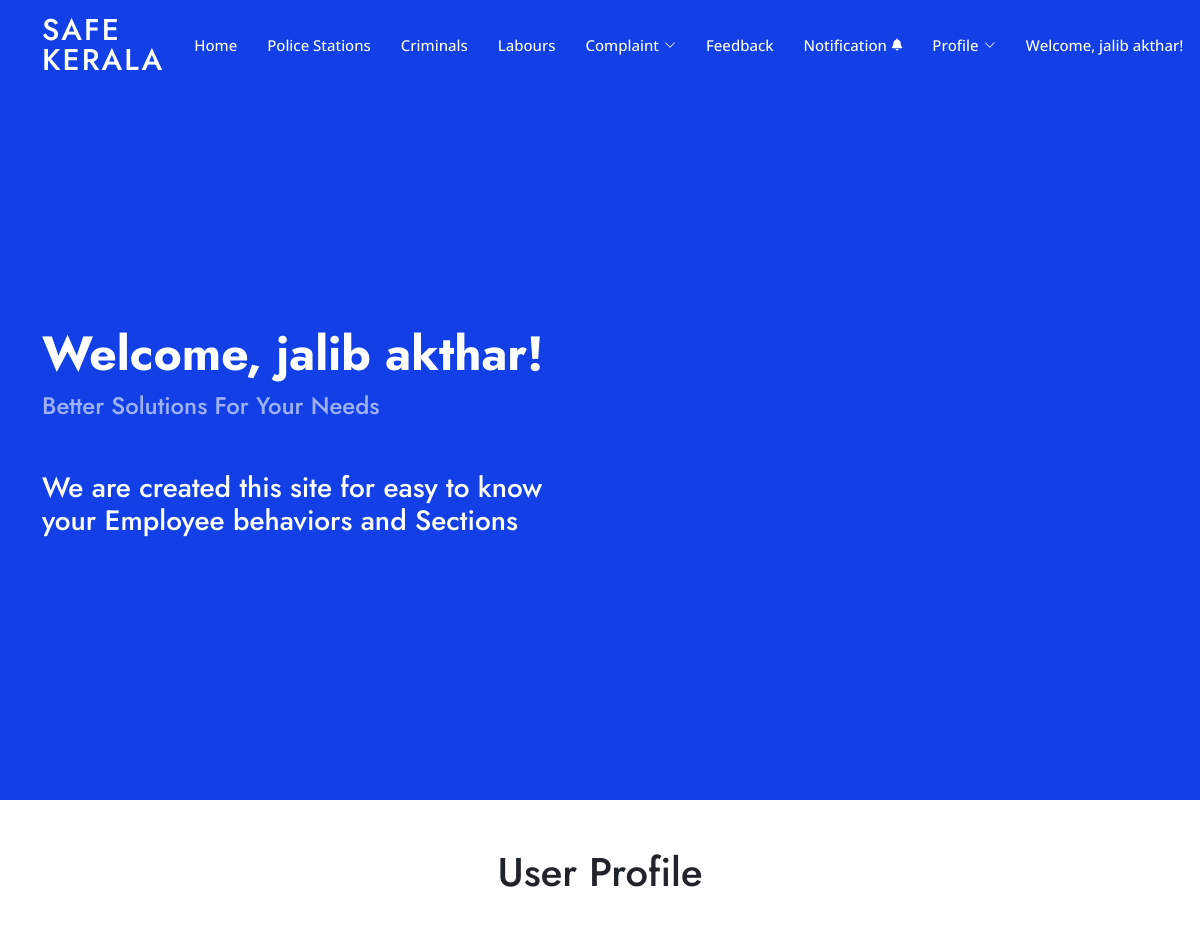
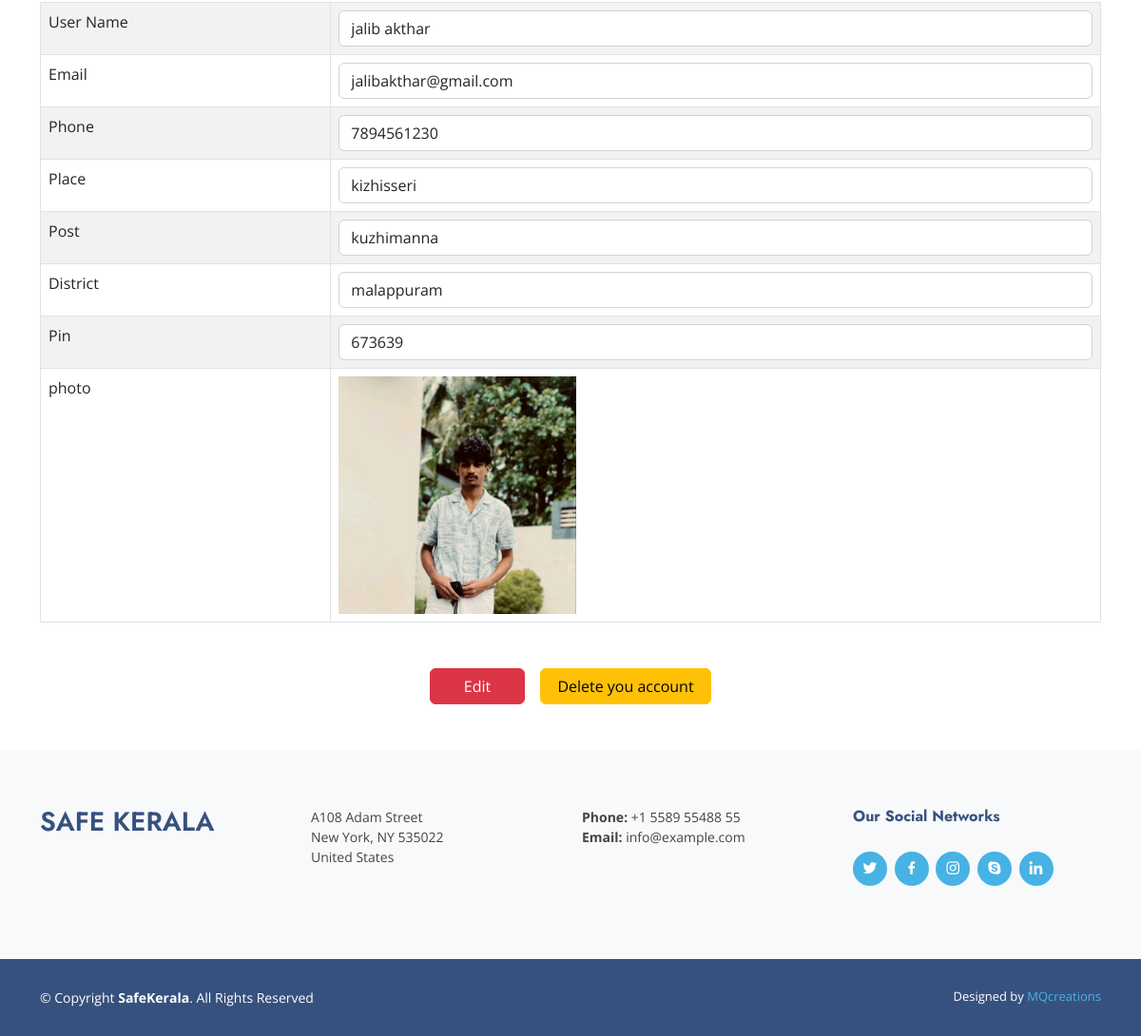
The app's page /user_url/user_view_profile/ (signed in) with its own data (2 pictures, top to bottom).
### safekerala_admin/models.py (models this page shows)
class UserDB(models.Model):
    username = models.CharField(max_length=50, null=True, blank=True)
    password = models.CharField(max_length=8, blank=True, null=True)
    email = models.EmailField(max_length=50, blank=True, null=True)
    phone = models.IntegerField(blank=True, null=True)
    place = models.CharField(max_length=50, blank=True, null=True)
    post = models.CharField(max_length=20, blank=True, null=True)
    district = models.CharField(max_length=20, blank=True, null=True)
    pin = models.IntegerField(blank=True, null=True)
    photo = models.ImageField(upload_to="user profile", blank=True, null=True)

### safekerala_user/views.py (the view)
# urls.py: path('user_view_profile/',views.user_view_profile,name="user_view_profile"),
def user_view_profile(req):
    username = req.session.get('usr_name')
    data = UserDB.objects.get(username=username)
    return render(req, "view_profile.html", {'data': data})

### safekerala_user/templates/view_profile.html
{% extends 'usr_index.html' %}
{% block content %}
<body>
  <h1 class="text-dark text-center pb-5">User Profile</h1>
  <form id="form1" name="form1" method="post" action="/station_view_profile">
    <table class="table table-bordered table-striped">
      <tr>
        <td>User Name</td>
        <td><input type="text" name="textfield" id="textfield" value="{{ data.username }}" class="form-control" readonly /></td>
      </tr>
      <tr>
        <td>Email</td>
        <td><input type="text" name="textfield2" id="textfield2" value="{{ data.email }}" class="form-control" readonly /></td>
      </tr>
      <tr>
        <td>Phone</td>
        <td><input type="text" name="textfield3" id="textfield3" value="{{ data.phone }}" class="form-control" readonly /></td>
      </tr>
      <tr>
        <td>Place</td>
        <td><input type="text" name="textfield4" id="textfield4" value="{{ data.place }}" class="form-control" readonly /></td>
      </tr>
      <tr>
        <td>Post</td>
        <td><input type="text" name="textfield5" id="textfield5" value="{{ data.post }}" class="form-control" readonly /></td>
      </tr>
      <tr>
        <td>District</td>
        <td><input type="text" name="textfield6" id="textfield6" value="{{ data.district }}" class="form-control" readonly /></td>
      </tr>
      <tr>
        <td>Pin</td>
        <td><input type="text" name="textfield7" id="textfield7" value="{{ data.pin }}" class="form-control" readonly /></td>
      </tr>
      <tr>
        <td>photo</td>
        <td><img src="{{data.photo.url}}" width="250px" height="250px"></td>
      </tr>
    </table>
  </form>
  <div class="justify-content-center mt-5" style="display:flex;">
    <form action="{% url 'user_edit_profile' %}#main">
      <button type="submit" class="btn btn-danger " style="width:100px;">Edit</button>
    </form>
    <form action="{% url 'delete_usr_account' %}">
      <button type="submit" class="btn btn-warning ms-3" style="width:180px;">Delete you account</button>
    </form>
  </div>
</body>
{% endblock %}

### safekerala_user/templates/usr_index.html (shortened to what this page needs)
<!DOCTYPE html>
{% load static %}
<html lang="en">
<head>
    <link href="{% static 'vendor/aos/aos.css' %}" rel="stylesheet">
    <link href="{% static 'vendor/bootstrap/css/bootstrap.min.css' %}" rel="stylesheet">
    <link href="{% static 'vendor/bootstrap-icons/bootstrap-icons.css' %}" rel="stylesheet">
    <link href="{% static 'vendor/boxicons/css/boxicons.min.css' %}" rel="stylesheet">
    <link href="{% static 'vendor/glightbox/css/glightbox.min.css' %}" rel="stylesheet">
    <link href="{% static 'vendor/remixicon/remixicon.css' %}" rel="stylesheet">
    <link href="{% static 'vendor/swiper/swiper-bundle.min.css' %}" rel="stylesheet">
    <link href="{% static 'css/style.css' %}" rel="stylesheet" type="text/css" media="all"/>
</head>
<body>
<header id="header" class="fixed-top" style="z-index:1001;">
    <div class="container d-flex align-items-center">
        <h1 class="logo me-auto"><a href="{% url 'usr_index' %}">Safe Kerala</a></h1>
        <nav id="navbar" class="navbar">
            <ul>
                <li><a class="nav-link " href="{% url 'usr_index' %}">Home</a></li>
                <li class="dropdown"><a href="{% url 'police_stations' %}#main"><span>Police Stations</span> </a></li>
                <li class="dropdown"><a href="{% url 'criminals' %}#main"><span>Criminals</span> </a>
                <li class="dropdown"><a href="{% url 'labours' %}#main"><span>Labours</span> </a>
                <li class="dropdown">
                    <a href="#"><span>Complaint</span> <i class="bi bi-chevron-down"></i></a>
                </li>
                <li><a href="{% url 'send_feedback' %}#main"><span>Feedback</span></a></li>
                <li><a href="{% url 'view_notification_usr' %}#main"> <span>Notification</span></a></li>
                <li class="dropdown"><a href="#"><span>Profile</span> <i class="bi bi-chevron-down"></i></a>
                </li>
                <li>
                    {% if request.session.usr_name %}
                    <a href="#">Welcome, {{ request.session.usr_name }}!</a>
                    {% endif %}
                </li>
                <li><a class="getstarted scrollto" href="{% url 'LogoutUser' %}">Logout</a></li>
            </ul>
        </nav>
    </div>
</header>
<section id="hero" class="d-flex align-items-center mb-5" style="height: 100vh;background-color:#1240e6; ">
    <div class="container">
        <div class="row">
            <div class="col-lg-6 d-flex flex-column justify-content-center pt-4 pt-lg-0 order-2 order-lg-1"
                 data-aos="fade-up" data-aos-delay="200">
                <h1>{% if request.session.usr_name %}
                    Welcome, {{ request.session.usr_name }}!
                    {% endif %}</h1>
                <h2>Better Solutions For Your Needs</h2>
                <h3 style="color:white">We are created this site for easy to know your Employee behaviors and
                    Sections</h3>
            </div>
            <div class="col-lg-6 order-1 order-lg-2 hero-img" data-aos="zoom-in" data-aos-delay="200">
            </div>
        </div>
    </div>
</section>
<main id="main" class="container">
    {% block content %}{% endblock %}
</main>
<footer id="footer" class="mt-5">
    <div class="footer-top bg-light">
        <div class="container">
            <div class="row">
                <div class="col-lg-3 col-md-6 footer-contact">
                    <h3>Safe Kerala</h3>
                </div>
                <div class="col-lg-3 col-md-6 footer-links">
                    <p>
                        A108 Adam Street <br>
                        New York, NY 535022<br>
                        United States <br><br>
                    </p>
                </div>
                <div class="col-lg-3 col-md-6 footer-links">
                    <p>
                        <strong>Phone:</strong> +1 5589 55488 55<br>
                        <strong>Email:</strong> info@example.com<br>
                    </p>
                </div>
                <div class="col-lg-3 col-md-6 footer-links">
                    <h4>Our Social Networks</h4>
                    <div class="social-links mt-3">
                        <a href="#" class="twitter"><i class="bx bxl-twitter"></i></a>
                        <a href="#" class="facebook"><i class="bx bxl-facebook"></i></a>
                        <a href="#" class="instagram"><i class="bx bxl-instagram"></i></a>
                        <a href="#" class="google-plus"><i class="bx bxl-skype"></i></a>
                        <a href="#" class="linkedin"><i class="bx bxl-linkedin"></i></a>
                    </div>
                </div>
            </div>
        </div>
    </div>
    <div class="container footer-bottom clearfix">
        <div class="copyright">
            &copy; Copyright <strong><span>SafeKerala</span></strong>. All Rights Reserved
        </div>
        <div class="credits">
            Designed by <a href="#">MQcreations</a>
        </div>
    </div>
</footer>
</body>
</html>

### safekerala_admin/static/css/style.css (style rules this page uses)
body { font-family: "Open Sans", sans-serif; color: #444444; }
a { color: #47b2e4; text-decoration: none; }
h1, h2, h3, h4, h5, h6 { font-family: "Jost", sans-serif; }
#header { transition: all 0.5s; z-index: 1001; padding: 15px 0; }
#header .logo { font-size: 30px; margin: 0; padding: 0; line-height: 1; font-weight: 500; letter-spacing: 2px; text-transform: uppercase; }
#header .logo a { color: #fff; }
.navbar { padding: 0; }
.navbar ul { margin: 0; padding: 0; display: flex; list-style: none; align-items: center; }
.navbar li { position: relative; }
.navbar a, .navbar a:focus { display: flex; align-items: center; justify-content: space-between; padding: 10px 0 10px 30px; font-size: 15px; font-weight: 500; color: #fff; white-space: nowrap; transition: 0.3s; }
.navbar a i, .navbar a:focus i { font-size: 12px; line-height: 0; margin-left: 5px; }
#hero { width: 100%; height: 80vh; background: #37517e; }
#hero .container { padding-top: 72px; }
#hero h1 { margin: 0 0 10px 0; font-size: 48px; font-weight: 700; line-height: 56px; color: #fff; }
#hero h2 { color: rgba(255, 255, 255, 0.6); margin-bottom: 50px; font-size: 24px; }
section { padding: 60px 0; overflow: hidden; }
#footer { font-size: 14px; background: #37517e; }
#footer .footer-top { padding: 60px 0 30px 0; background: #fff; }
#footer .footer-top .footer-contact { margin-bottom: 30px; }
#footer .footer-top .footer-contact h3 { font-size: 28px; margin: 0 0 10px 0; padding: 2px 0 2px 0; line-height: 1; text-transform: uppercase; font-weight: 600; color: #37517e; }
#footer .footer-top h4 { font-size: 16px; font-weight: bold; color: #37517e; position: relative; padding-bottom: 12px; }
#footer .footer-top .footer-links { margin-bottom: 30px; }
#footer .footer-top .social-links a { font-size: 18px; display: inline-block; background: #47b2e4; color: #fff; line-height: 1; padding: 8px 0; margin-right: 4px; border-radius: 50%; text-align: center; width: 36px; height: 36px; transition: 0.3s; }
#footer .footer-bottom { padding-top: 30px; padding-bottom: 30px; color: #fff; }
#footer .copyright { float: left; }
#footer .credits { float: right; font-size: 13px; }
#footer .credits a { transition: 0.3s; }

### records on screen
UserDB: session.usr_name "jalib akthar", textfield "jalib akthar", textfield2 "jalibakthar@gmail.com", textfield3 "7894561230", textfield4 "kizhisseri", textfield5 "kuzhimanna", textfield6 "malappuram", textfield7 "673639", photo (picture)
